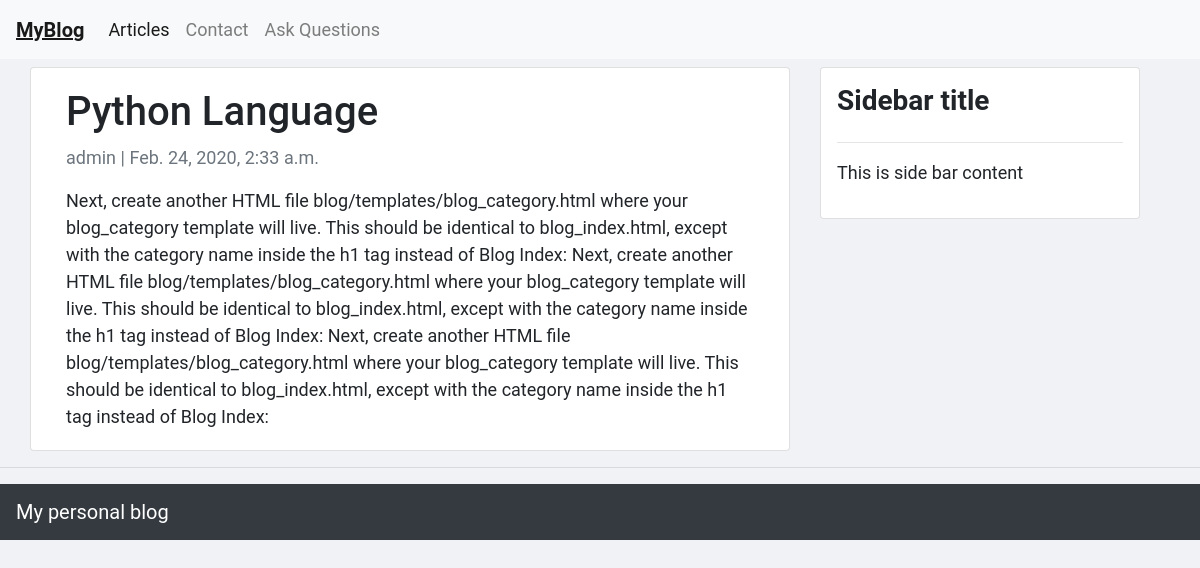
Page /detail/1/ on the earlier database version.
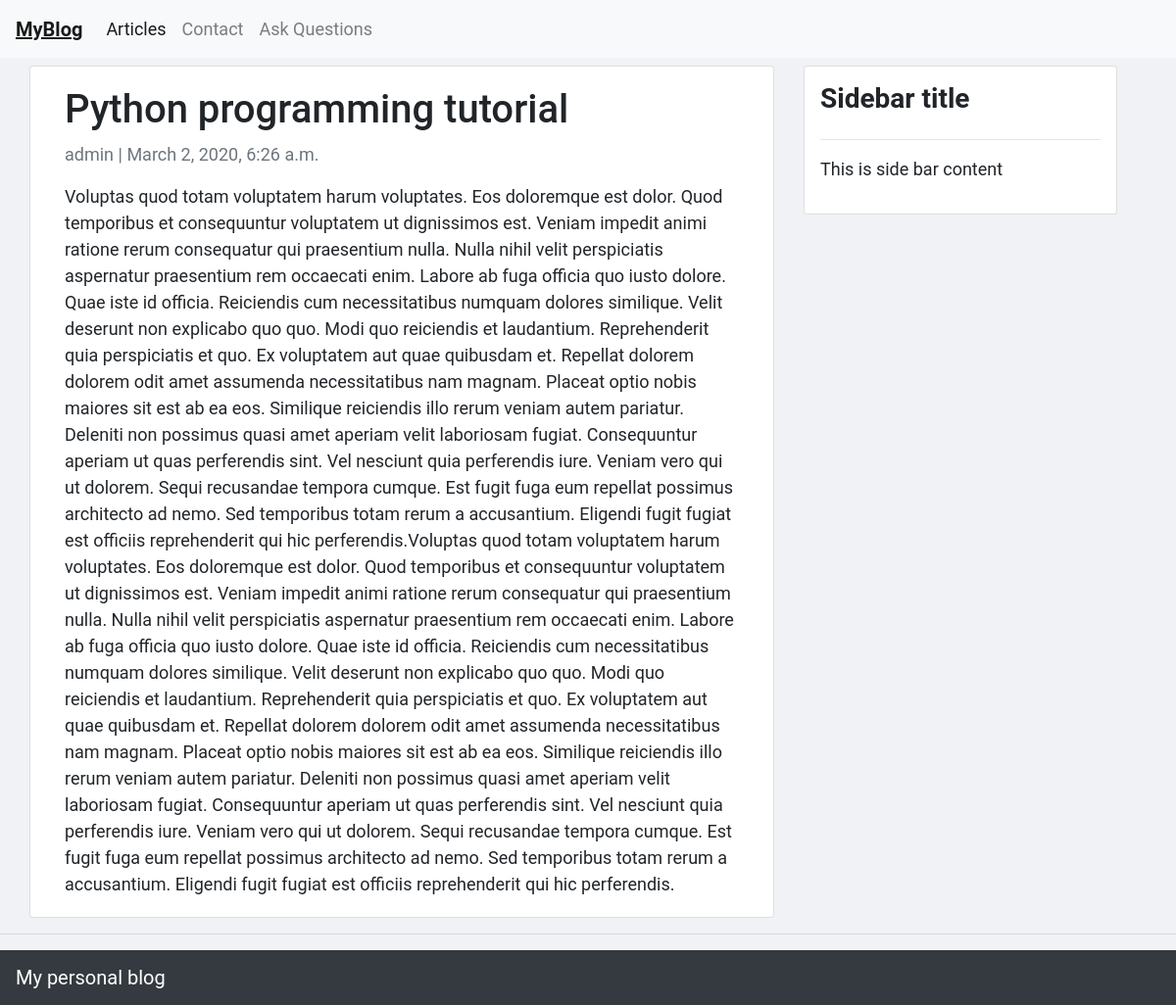
Same page on the later database version.
### article/models.py (models this page shows, shortened)
class Post(models.Model):
    title = models.CharField(max_length=200, unique=True)
    author = models.ForeignKey(User, on_delete= models.CASCADE,related_name='blog_post_author')
    updated_on = models.DateTimeField(auto_now= True)
    content = models.TextField()
    created_on = models.DateTimeField(auto_now_add=True)
    status = models.IntegerField(choices=STATUS, default=0)
    class Meta:
        ordering = ['-created_on']

### article/views.py (the view)
# urls.py: path('detail/<int:pk>/', PostDetail.as_view(), name='article_detail'),
class PostDetail(generic.DetailView):
    model = Post
    template_name = 'article/article_detail.html'

### article/templates/article/article_detail.html
{% extends 'base.html' %}
{% block content %}
<div class="container mt-2">
  <div class="row">
    <div class="col-md-8 card left  top">
      <div class="card-body">
        <h1>{{ object.title }}</h1>
        <p class=" text-muted">{{ post.author }} | {{ post.created_on }}</p>
        <p class="card-text ">{{ object.content | safe }}</p>
      </div>
    </div>
    <div class="col-4">
      {% include 'article/sidebar.html' %}
    </div>
  </div>
</div>
{% endblock content %}

Differences in the rows shown:
changed Post "admin": title "Python Language" → "Python programming tutorial"; created_on "Feb. 24, 2020, 2:33 a.m." → "March 2, 2020, 6:26 a.m."; content "Next, create another HTML file blog/templates/blog_category.html where your blog_category template will live. This should be identical to blog_index.html, except with the category name inside the h1 tag instead of Blog Index: Next, create another HTML file blog/templates/blog_category.html where your blog_category template will live. This should be identical to blog_index.html, except with the category name inside the h1 tag instead of Blog Index: Next, create another HTML file blog/templates/blog_category.html where your blog_category template will live. This should be identical to blog_index.html, except with the category name inside the h1 tag instead of Blog Index:" → "Voluptas quod totam voluptatem harum voluptates. Eos doloremque est dolor. Quod temporibus et consequuntur voluptatem ut dignissimos est. Veniam impedit animi ratione rerum consequatur qui praesentium nulla. Nulla nihil velit perspiciatis aspernatur praesentium rem occaecati enim. Labore ab fuga officia quo iusto dolore. Quae iste id officia. Reiciendis cum necessitatibus numquam dolores similique. Velit deserunt non explicabo quo quo. Modi quo reiciendis et laudantium. Reprehenderit quia perspiciatis et quo. Ex voluptatem aut quae quibusdam et. Repellat dolorem dolorem odit amet assumenda necessitatibus nam magnam. Placeat optio nobis maiores sit est ab ea eos. Similique reiciendis illo…"
